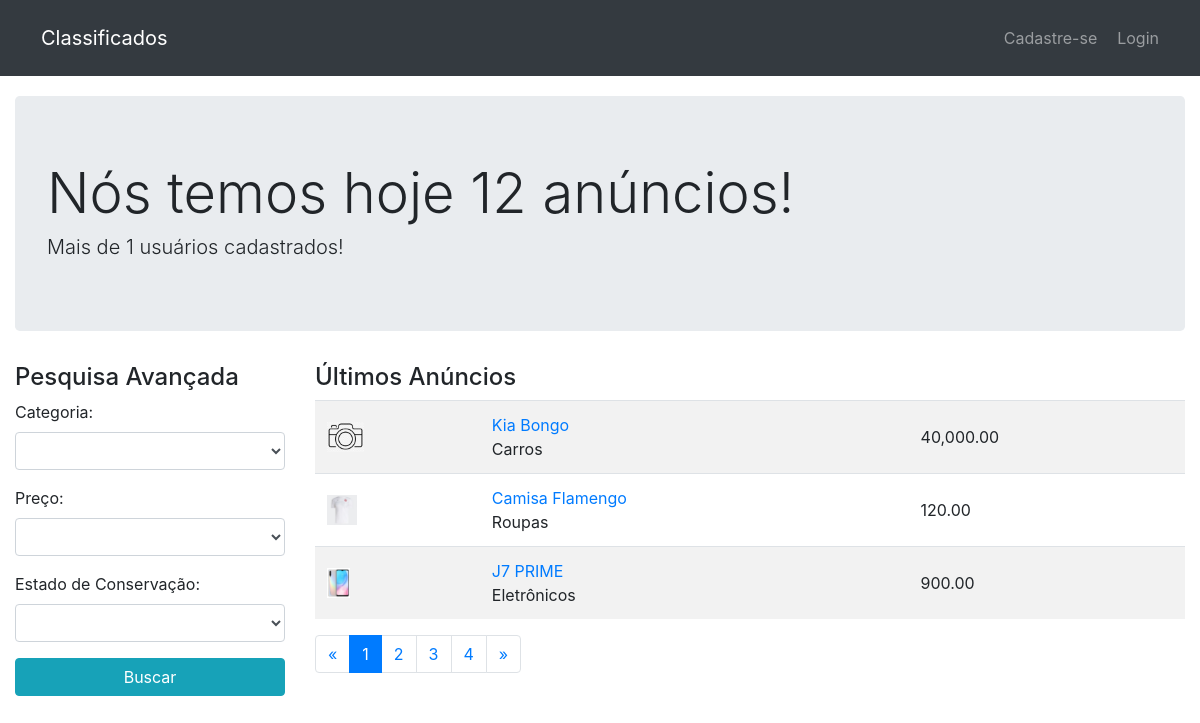
The page /sistemaClassificados/index.php on the database its author committed.
### tables this page shows
CREATE TABLE `anuncios` (
  `id` int(11) NOT NULL,
  `id_usuario` int(11) NOT NULL,
  `id_categoria` int(11) NOT NULL,
  `titulo` varchar(100) NOT NULL,
  `descricao` text NOT NULL,
  `valor` float NOT NULL,
  `estado` int(11) NOT NULL
);

### sistemaClassificados/classes/anuncios.classes.php (called while the page is built, shortened)
<?php
class Anuncios{
	public function getTotalAnuncios($filtros) {
		global $pdo;
		$filtroString = array('1=1');
		$sql = $pdo->prepare("SELECT COUNT(*) as c FROM anuncios WHERE ".implode(' AND ', $filtroString));
		$sql->execute();
		$row = $sql->fetch();
		return $row['c'];
	}
	public function getUltimosAnuncios($page, $perPage, $filtros){
		global $pdo;
		$offset = ($page - 1) * $perPage;
		$array = array();
		$filtroString = array('1=1');
		$sql = $pdo->prepare("SELECT
			*,
			(SELECT anuncios_imagens.url FROM anuncios_imagens WHERE anuncios_imagens.id_anuncio = anuncios.id LIMIT 1) as url,
			(SELECT categorias.nome FROM categorias WHERE categorias.id = anuncios.id_categoria) as categoria
			FROM anuncios WHERE ".implode(' AND ', $filtroString)." ORDER BY id DESC LIMIT $offset, $perPage");
		$sql->execute();
		if ($sql->rowCount() > 0) {
			$array = $sql->fetchAll();
		}
		return $array;
	}
}

### sistemaClassificados/classes/usuarios.classes.php (called while the page is built, shortened)
<?php
class Usuarios {
	public function getTotalUsuarios() {
		global $pdo;
		$sql = $pdo->query("SELECT COUNT(*) as c FROM usuarios");
		$row = $sql->fetch();
		return $row['c'];
	}
}

### sistemaClassificados/classes/categorias.classes.php (called while the page is built)
<?php
class Categorias {
	public function getLista() {
		$array = array();
		global $pdo;
		$sql = $pdo->query("SELECT * FROM categorias");
		if ($sql->rowCount() > 0) {
			$array = $sql->fetchAll();
		}
		return $array;
	}
}
?>

### sistemaClassificados/index.php (the view, shortened to what this page needs)
<?php require_once 'pages/header.php'; ?>
<?php
require_once 'classes/anuncios.classes.php';
require_once 'classes/usuarios.classes.php';
require_once 'classes/categorias.classes.php';
$a = new Anuncios();
$u = new Usuarios();
$c = new Categorias();
$filtros = array(
	'categoria' => '',
	'preco' => '',
	'estado' => ''
);
$total_anuncios = $a->getTotalAnuncios($filtros);
$total_usuarios = $u->getTotalUsuarios();
$p = 1;
$por_pagina = 3;
$total_paginas = ceil($total_anuncios / $por_pagina);
$anuncios = $a->getUltimosAnuncios($p, $por_pagina, $filtros);
$categorias = $c->getLista();
?>
<div class="container-fluid">
	<div class="jumbotron">
		<h2 class="display-4">Nós temos hoje <?php echo $total_anuncios; ?> anúncios!</h2>
		<h4 class="lead">Mais de <?php echo $total_usuarios; ?> usuários cadastrados!</h4>
	</div>
	<div class="row">
		<div class="col-sm-3">
			<h4>Pesquisa Avançada</h4>
			<form method="GET">
				<div class="form-group">
					<label for="categoria">Categoria:</label>
					<select name="filtros[categoria]" id="categoria" class="form-control">
						<option value=""></option>
						<?php foreach ($categorias as $cat): ?>
						<option value="<?php echo $cat['id']; ?>" <?php echo ($cat['id'] == $filtros['categoria'])?'selected="selectez"':''; ?>><?php echo utf8_encode($cat['nome']); ?></option>
						<?php endforeach; ?>
					</select>
				</div>
				<div class="form-group">
					<label for="preco">Preço:</label>
					<select name="filtros[preco]" id="preco" class="form-control">
						<option value=""></option>
						<option value="0-50" <?php echo ($filtros['preco'] == '0-50')?'selected="selectez"':''; ?>>R$ 0 - 50</option>
					</select>
				</div>
				<div class="form-group">
					<label for="estado">Estado de Conservação:</label>
					<select name="filtros[estado]" id="estado" class="form-control">
						<option value=""></option>
						<option value="1" <?php echo ($filtros['estado'] == '1')?'selected="selectez"':''; ?>>Ruim</option>
					</select>
				</div>
				<button type="submit" class="btn btn-info btn-block">Buscar</button>
			</form>
		</div>
		<div class="col-sm-9">
			<h4>Últimos Anúncios</h4>
			<table class="table table-striped table-hover">
				<tbody>
					<?php foreach($anuncios as $anuncio): ?>
					<tr>
						<td class="align-middle" scope="row">
							<?php if (!empty($anuncio['url'])): ?>
								<img src="assets/img/anuncios/<?php echo $anuncio['url']; ?>" height="30" border="0">
							<?php else: ?>
								<img src="assets/img/default.png" height="30" border="0">
							<?php endif; ?>
						</td>
						<td>
							<a href="produto.php?id=<?php echo $anuncio['id']; ?>"><?php echo $anuncio['titulo']; ?></a>
							<br>
							<?php echo utf8_encode($anuncio['categoria']); ?>
						</td>
						<td class="align-middle"><?php echo number_format($anuncio['valor'], 2); ?></td>
					</tr>
					<?php endforeach; ?>
				</tbody>
			</table>
			<nav aria-label="Page navigation example">
				<ul class="pagination">
					<li class="page-item">
						<a class="page-link" href="index.php?<?php
						if(isset($_GET['p']) && $_GET['p'] > 1){
						    $w = $_GET;
							$w['p'] = $w['p'] - 1;
							echo http_build_query($w);
					    }else if(isset($_GET['p']) && $_GET['p'] == 1 || empty($_GET['p'])){
					    	$w = $_GET;
					    	echo http_build_query($w);
					    }
						?>" aria-label="Voltar">
						<span aria-hidden="true">&laquo;</span>
						</a>
					</li>
					<?php for ($i=1; $i <= $total_paginas; $i++): ?>
					<li class="page-item <?php echo ($p == $i)?'active':''; ?>"><a class="page-link" href="index.php?<?php
					$w = $_GET;
					$w['p'] = $i;
					echo http_build_query($w);
					?>"><?php echo $i; ?></a></li>
					<?php endfor; ?>
					<li class="page-item">
						<a class="page-link" href="index.php?<?php
						if(isset($_GET['p']) && $_GET['p'] < $total_paginas){
						    $w = $_GET;
							$w['p'] = $w['p'] + 1;
							echo http_build_query($w);
					    }else if(isset($_GET['p']) && $_GET['p'] == $total_paginas){
					        $w = $_GET;
					        echo http_build_query($w);
					    }else if(empty($_GET['p'])){
							$w['p'] = $_GET['p'] + 1;
							echo http_build_query($w);
					    }
						?>" aria-label="Avançar">
						<span aria-hidden="true">&raquo;</span>
						</a>
					</li>
				</ul>
			</nav>
		</div>
	</div>
</div>
<?php require_once 'pages/footer.php'; ?>

### sistemaClassificados/pages/header.php (shortened to what this page needs)
<?php require_once 'config.php'; ?>
<!DOCTYPE html>
<html lang="pt-br">
<head>
	<link rel="stylesheet" type="text/css" href="assets/css/bootstrap.min.css">
	<link rel="stylesheet" type="text/css" href="assets/css/style.css">
</head>
<body>
<nav class="navbar navbar-dark bg-dark"">
	<div class="container-fluid" id="menuMargem">
		<div class="navbar-header">
			<a href="./" class="navbar-brand">Classificados</a>
		</div>
		<ul class="nav navbar-nav navbar-right">
			<?php if (isset($_SESSION['cLogin']) && !empty($_SESSION['cLogin'])): ?>
				<li class="nav-item"><a class="nav-link">Bem-vindo(a) <?php
				require_once 'classes/usuarios.classes.php';
        		$u = new Usuarios();
        		$nameuser = $u->getNamelogin();
        		echo $nameuser['nome'];
				?>
				</a></li>
				<li class="nav-item"><a class="nav-link" href="meus-anuncios.php">Meus Anúncios</a></li>
				<li class="nav-item"><a class="nav-link" href="sair.php">Sair</a></li>
			<?php else: ?>
				<li class="nav-item"><a class="nav-link" href="cadastre-se.php">Cadastre-se</a></li>
				<li class="nav-item"><a class="nav-link" href="login.php">Login</a></li>
			<?php endif; ?>
		</ul>
	</div>
</nav>

### sistemaClassificados/pages/footer.php (shortened to what this page needs)
</body>
</html>

### sistemaClassificados/assets/css/style.css (style rules this page uses)
nav.navbar.navbar-dark.bg-dark { margin-bottom: 20px; }
#menuMargem { margin: 10px; }
ul.nav.navbar-nav.navbar-right { display: -webkit-box; }
ul.nav.navbar-nav.navbar-right li { margin-left: 20px; }

### rows shown on the page
anuncios: titulo "Kia Bongo", categoria "Carros", valor "40,000.00"
anuncios: shows a picture, titulo "Camisa Flamengo", categoria "Roupas", valor "120.00"
anuncios: shows a picture, titulo "J7 PRIME", categoria "Eletrônicos", valor "900.00"

### other values the page prints
$total_anuncios "12"
$total_usuarios "1"
